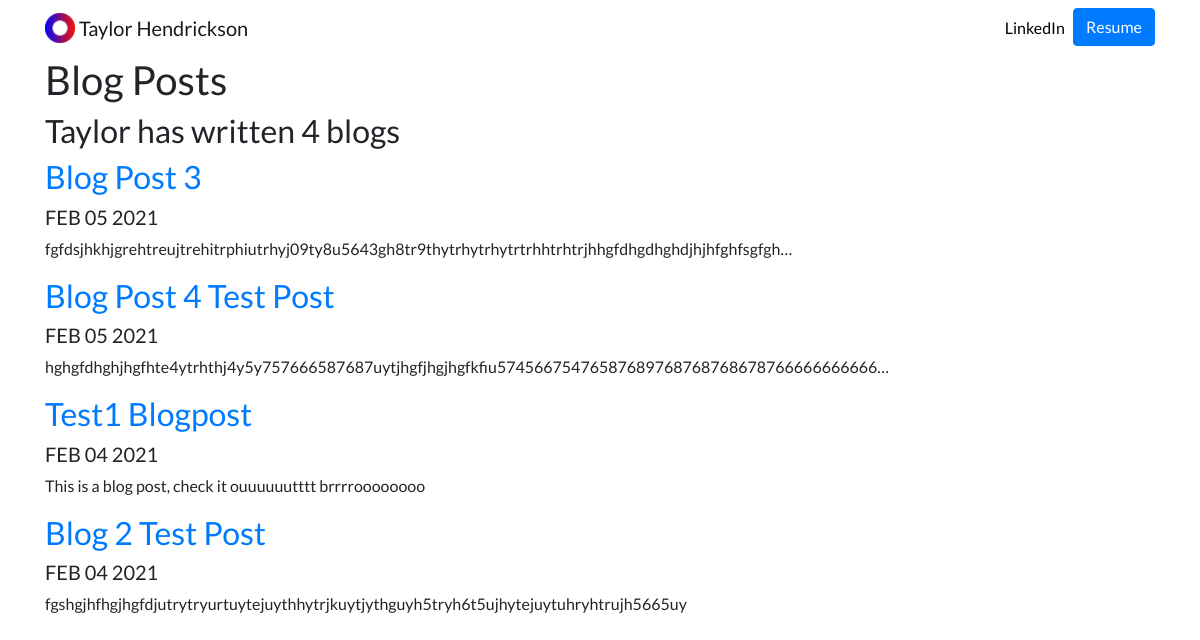
Screenshot of /blog/ with the database file from the repository.
### blog/models.py (models this page shows)
class Blog(models.Model):
    title = models.CharField(max_length=200)
    description = models.TextField()
    date = models.DateField()

### blog/views.py (the view)
# urls.py: path('', views.all_blogs, name='all_blogs'),
def all_blogs(request):
    blogs = Blog.objects.order_by('-date')
    return render(request, 'blog/all_blogs.html', {'blogs':blogs})

### blog/templates/blog/all_blogs.html
{% extends 'portfolio/base.html' %}
{% block content %}
<h1>Blog Posts</h1>
<h2>Taylor has written {{ blogs.count }} blog{{ blogs.count|pluralize }}</h2>
{% for blog in blogs %}
<a href="{% url 'blog:detail' blog.id %}"><h2>{{ blog.title }}</h2></a>
<h5>{{ blog.date|date:'M d Y'|upper }}</h5>
<p>{{ blog.description|striptags|truncatechars:100 }}</p>
{% endfor %}
{% endblock %}

### portfolio/static/portfolio/custom.css (style rules this page uses)
body { font-family: 'Lato', sans-serif; }

### rows the page displays
Blog: title "Blog Post 3", date "FEB 05 2021", description "fgfdsjhkhjgrehtreujtrehitrphiutrhyj09ty8u5643gh8tr9thytrhytrhytrtrhhtrhtrjhhgfdhgdhghdjhjhfghfsgfgh…"
Blog: title "Blog Post 4 Test Post", date "FEB 05 2021", description "hghgfdhghjhgfhte4ytrhthj4y5y757666587687uytjhgfjhgjhgfkfiu57456675476587689768768768678766666666666…"
Blog: title "Test1 Blogpost", date "FEB 04 2021", description "This is a blog post, check it ouuuuuutttt brrrroooooooo"
Blog: title "Blog 2 Test Post", date "FEB 04 2021", description "fgshgjhfhgjhgfdjutrytryurtuytejuythhytrjkuytjythguyh5tryh6t5ujhytejuytuhryhtrujh5665uy"

### other values shown
{{ blogs.count }} "4"
